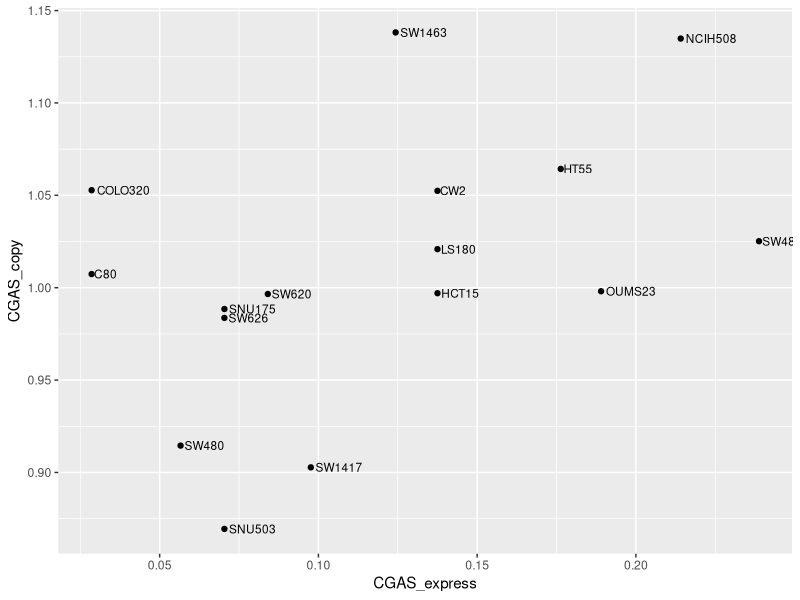

This chart was generated by the following R code:
## ---- chunk 1
knitr::opts_chunk$set(echo = FALSE)
library(tidyverse)
library(readxl)
library(dplyr)
expression <- read_excel("cGAS-STING-expression.xlsx")
copynumber <- read_excel("cGAS-STING-copy.xlsx")
mutation <- read_excel("cGAS-STING-mutation.xlsx")
info <- read_excel("cell-line-info.xlsx")
## ---- chunk 2
cgas_mutation <- mutation %>%
  filter(CGAS == 1)

cGAS_data <- expression %>%
  filter(CGAS_express < 0.25) %>%
  inner_join(copynumber) %>%
  inner_join(info) %>%
  anti_join(cgas_mutation) %>%
  select(lineage_1, CGAS_express, CGAS_copy, cell_line)
## ---- chunk 3
cGAS_data %>%
  filter(lineage_1 == "Colorectal") %>%
ggplot(aes(x = CGAS_express, y = CGAS_copy)) +
  geom_point() +
  geom_text(aes(x = CGAS_express, y = CGAS_copy, label = cell_line), size = 3,
            hjust = -0.1)
